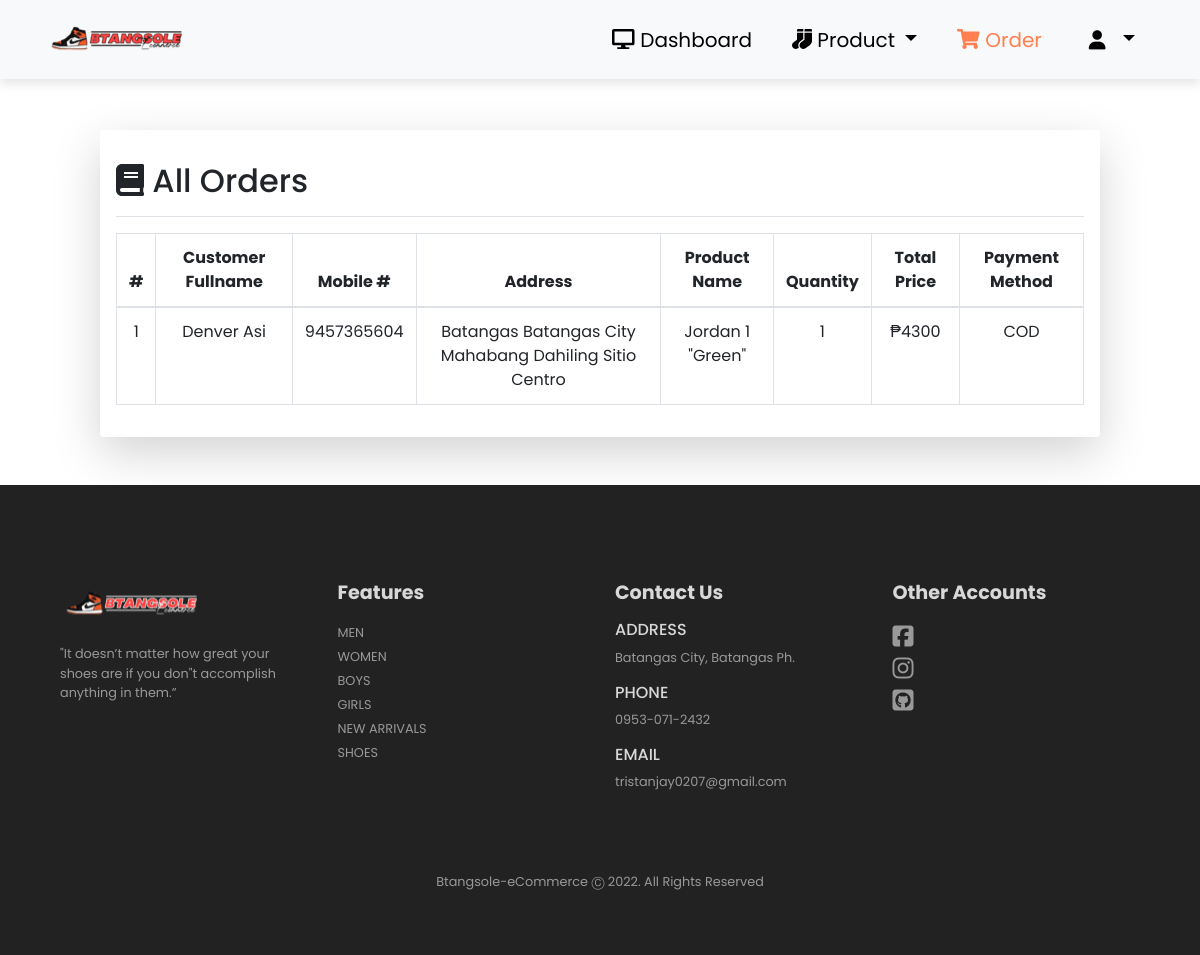
The app's page /admin/order-table (signed in), older data.
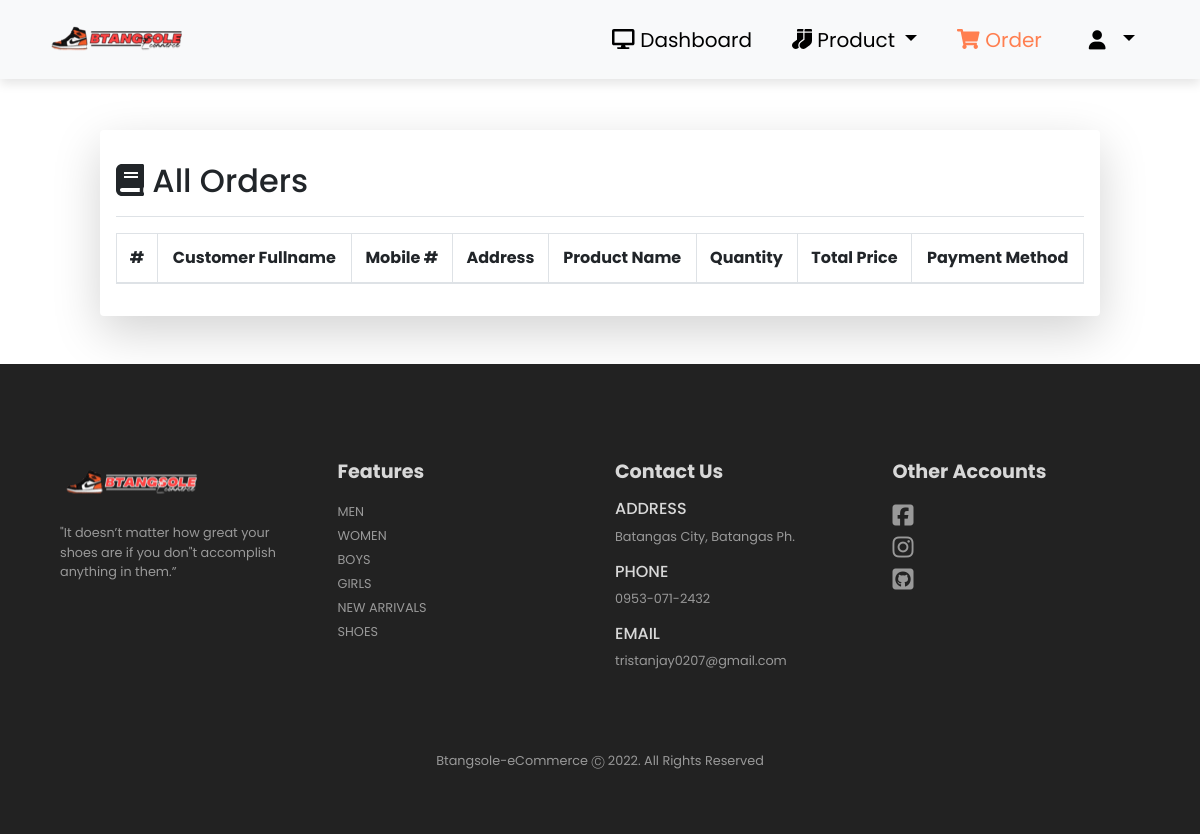
The same page, newer data.
### website/models.py (models this page shows)
class Order(db.Model):
    id = db.Column(db.Integer, primary_key=True)
    fullname = db.Column(db.String(150))
    mobilenum = db.Column(db.String(11))
    address = db.Column(db.String(700))
    product_id = db.Column(db.Integer, db.ForeignKey('product.id'))
    product_name = db.Column(db.String(150))
    quantity = db.Column(db.Integer)
    total_price = db.Column(db.Integer)
    paymentmethod = db.Column(db.String(150))
    approve = db.Column(db.Boolean, default=False)

### website/views.py (the view)
@views.route('/admin/order-table')
@login_required
def admin_orders():
    orders = Order.query.all()
    return render_template("admin/admin_order_table.html", orders=orders)

### website/__init__.py (called while the page is built)
def create_app():
    app = Flask(__name__)
    app.config['SECRET_KEY'] = 'batangas sole'
    app.config['SQLALCHEMY_DATABASE_URI'] = f'sqlite:///{DB_NAME}'
    db.init_app(app)
    from .views import views
    from .auth import auth
    app.register_blueprint(views, url_prefix='/')
    app.register_blueprint(auth, url_prefix='/')
    from .models import User
    create_database(app)
    createAdmin(app)
    login_manager = LoginManager()
    login_manager.login_view = 'auth.login'
    login_manager.init_app(app)
    @login_manager.user_loader
    def load_user(id):
        return User.query.get(int(id))
    return app

### website/templates/admin/admin_order_table.html (shortened to what this page needs)
{% extends "base.html" %}
{% block css %}
<link rel="stylesheet" href="{{ url_for('static', filename='css/admin-product-table.css') }}">
{% endblock %}
{% block navigation_bar %}
<nav class="navbar navbar-expand-lg navbar-light bg-light py-3 fixed-top">
    <div class="container">
        <img src="{{url_for('static', filename = 'other_resources/logo.png') }}" alt="">
        <div class="collapse navbar-collapse" id="navbarSupportedContent">
            <ul class="navbar-nav ml-auto">
                <li class="nav-item">
                    <a class="nav-link " href="{{url_for('views.admin')}}"><i class='fa fa-desktop'></i> Dashboard</a>
                </li>
                <ul class="navbar-nav">
                    <li class="nav-item dropdown">
                        <a class="nav-link dropdown-toggle" href="" role="button"
                            data-bs-toggle="dropdown" aria-expanded="false">
                            <i class="fas fa-socks"></i> Product
                        </a>
                    </li>
                </ul>
                <li class="nav-item">
                    <a class="nav-link active" href="#" ><i class='fas fa-shopping-cart'></i> Order</a>
                </li>
                <ul class="navbar-nav">
                    <li class="nav-item dropdown">
                        <a class="nav-link dropdown-toggle" href="#" role="button"
                            data-bs-toggle="dropdown" aria-expanded="false">
                            <i class="fa-solid fa-user"></i>
                        </a>
                    </li>
                </ul>
            </ul>
        </div>
    </div>
</nav>
{% endblock %}
{% block content%}
<div>
    <div class="container product-container shadow-lg p-3 mb-5 bg-body rounded"  >
        <div class="d-flex justify-content-between flex-wrap flex-md-nowrap align-items-center pt-3 pb-2 mb-3 border-bottom">
            <h1 class="h2"><i class="fa fa-book"></i> All Orders</h1>
        </div>
        <table class="text-center table table table-bordered rounded border-dark">
            <thead>
                <tr>
                    <th>#</th>
                    <th>Customer Fullname</th>
                    <th>Mobile #</th>
                    <th>Address</th>
                    <th>Product Name</th>
                    <th>Quantity</th>
                    <th>Total Price</th>
                    <th>Payment Method</th>
                </tr>
            </thead>
            <tbody class="table-group-divider">
                {% for order in orders %}
                <tr>
                    <td>{{order.id}}</td>
                    <td>{{ order.fullname }}</td>
                    <td>{{ order.mobilenum }}</td>
                    <td>{{ order.address }}</td>
                    <td>{{ order.product_name }}</td>
                    <td>{{ order.quantity }}</td>
                    <td>₱{{ order.total_price }}</td>
                    <td>COD</td>
                </tr>
                {% endfor %}
            </tbody>
        </table>
    </div>
</div>
{% endblock %}

Row changes from the older to the newer data that the page shows:
removed Order: id "1", fullname "Denver Asi", mobilenum "9457365604", address "Batangas Batangas City Mahabang Dahiling Sitio Centro", product_name "Jordan 1 \"Green\"", quantity "1", total_price "4300"
